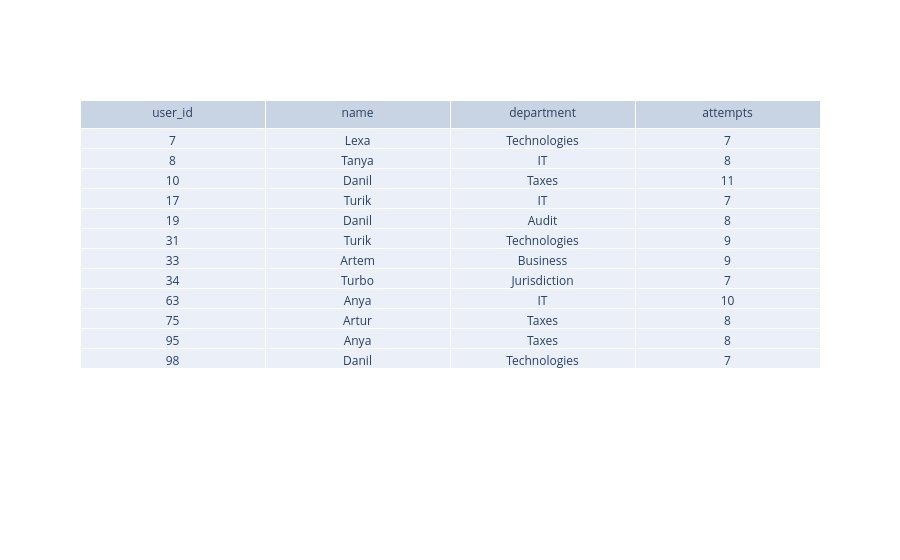

Notebook source saved alongside this figure:
### Code cell
import plotly.graph_objects as go

admin_with_failure = logs_with_emp[(logs_with_emp['status'] == 'failure') & (logs_with_emp['access_logs'] == 'admin')]
admin_with_failure_clean = admin_with_failure.groupby(['user_id', 'name', 'department'])['status'].count().reset_index()
table = admin_with_failure_clean.query('status > 5').rename({'status': 'attempts'}, axis=1)

go.Figure(data=[go.Table(header=dict(values=list(table.columns)), 
                         cells=dict(values=table.values.T.tolist()))])

### Figure 1 — Plotly figure (JSON) as saved in the notebook; plotly's stock layout.template omitted (floating-point values rounded to 4 significant figures)
{"data": [{"cells": {"values": [[7, 8, 10, 17, 19, 31, 33, 34, 63, 75, 95, 98], ["Lexa", "Tanya", "Danil", "Turik", "Danil", "Turik", "Artem", "Turbo", "Anya", "Artur", "Anya", "Danil"], ["Technologies", "IT", "Taxes", "IT", "Audit", "Technologies", "Business", "Jurisdiction", "IT", "Taxes", "Taxes", "Technologies"], [7, 8, 11, 7, 8, 9, 9, 7, 10, 8, 8, 7]]}, "header": {"values": ["user_id", "name", "department", "attempts"]}, "type": "table"}], "layout": {}}
